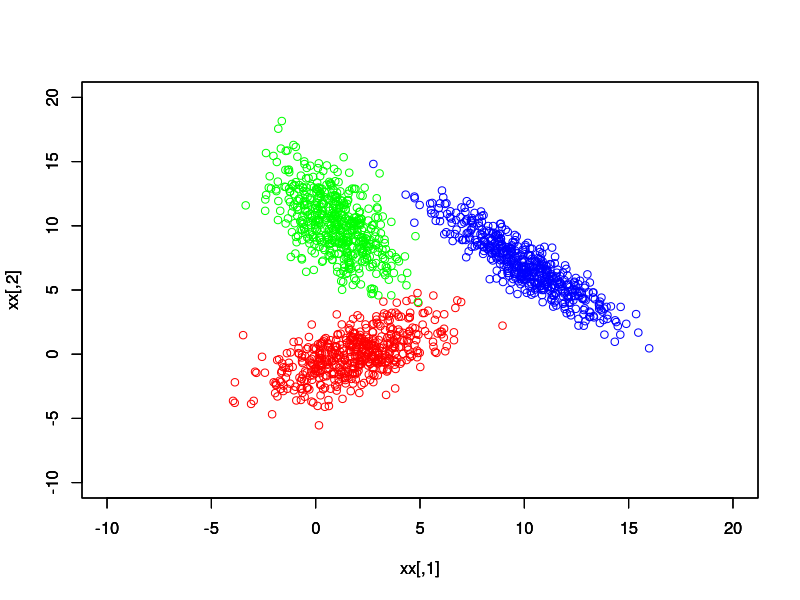

Reproduce this figure in R. (Note: this script raises an error after producing the figure.)
rm(list=ls())

# let us generate data
labelsNr<-3
labelsJ<-1:1:labelsNr
labelsI<-1:1:500

sigma1<-matrix(c(4,2,2,3),ncol=2)
sigma2<-matrix(c(2,-2,-2,6),ncol=2)
sigma3<-matrix(c(4,-4,-4,5),ncol=2)
mean1=c(2,0)
mean2=c(1,10)
mean3=c(10,7)
#Sigmas=data.frame(sigma1,sigma2,sigma3)
Sigmas=list(sigma1,sigma2,sigma3)
Means=list(mean1,mean2,mean3)
x<-matrix(,1500,3)
library(mvtnorm)



for (j in seq(along=labelsJ)){
  sigma=Sigmas[[j]]
  mean=Means[[j]]
  xx <- rmvnorm(n=500, mean=mean, sigma=sigma) #multivariate normal distribution
  a<-switch(j,"red","green","blue");
  plot(xx,col=a,type="p",xlim=c(-10,20),ylim=c(-10,20))
  par(new=TRUE)
  for (i in seq(along=labelsI)){
    x[(j-1)*500+i,1:2]=xx[i,]
    x[(j-1)*500+i,3]=j
  }
}


save(x,file="C:/Users/Daiy/Desktop/iti8730-data_mining/kdata_with_labels.RData")


